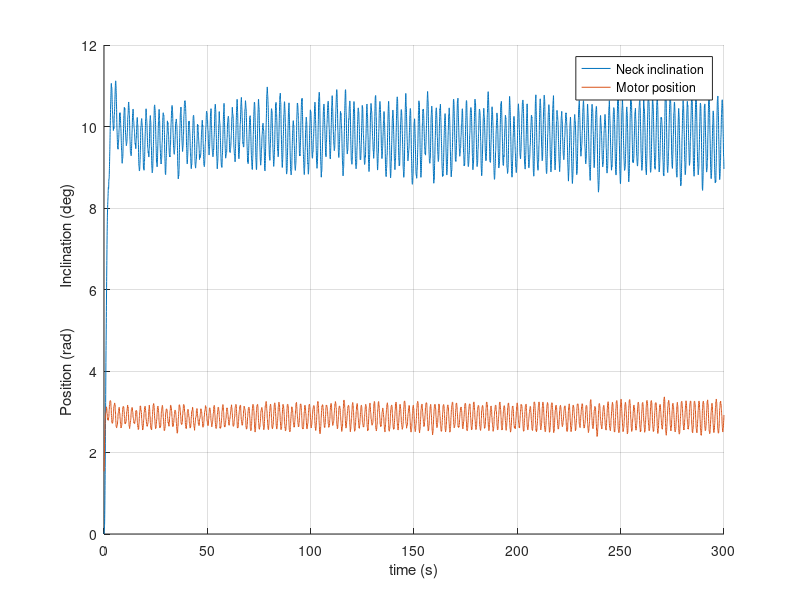
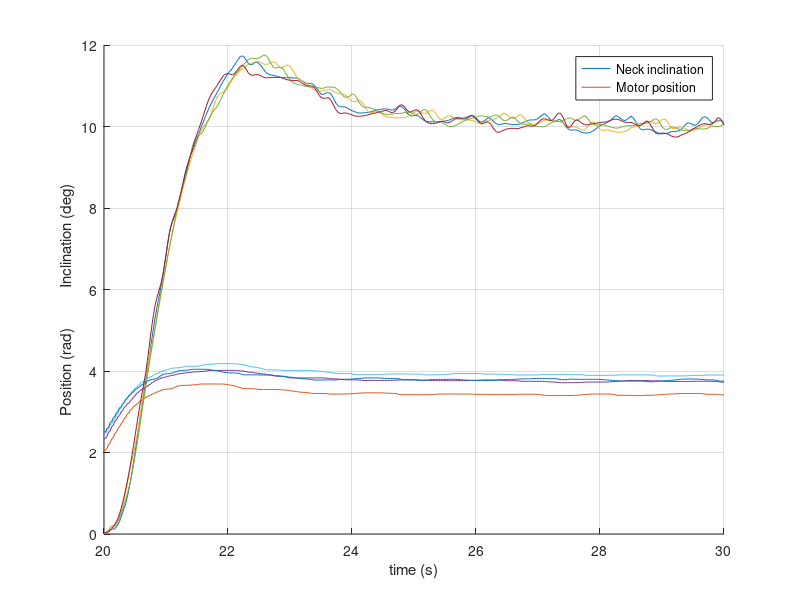

These figures' MATLAB source, in order:
clear;close all;
data=csvread("data/id000response.csv")
t=data(:,1);
incli=data(:,2);
motor=data(:,3);


fig=figure; hold on;grid on;

plot(t,incli);
plot(t,motor);

ylabel(' Position (rad)          Inclination (deg)      ');
xlabel('time (s)');
legend('Neck inclination', 'Motor position','Location','best');
saveas(fig,'fig/avgtimeResponse','epsc');

fig=figure; hold on;grid on;


data=csvread("data/000stepresponse.csv")
t=data(:,1);
incli=data(:,2);
motor=data(:,3);
plot(t,incli);
plot(t,motor);

data=csvread("data/200stepresponse.csv")
t=data(:,1);
incli=data(:,2);
motor=data(:,3);
plot(t,incli);
plot(t,motor);

data=csvread("data/400stepresponse.csv")
t=data(:,1);
incli=data(:,2);
motor=data(:,3);
plot(t,incli);
plot(t,motor);

data=csvread("data/600stepresponse.csv")
t=data(:,1);
incli=data(:,2);
motor=data(:,3);
plot(t,incli);
plot(t,motor);

ylabel(' Position (rad)          Inclination (deg)      ');
xlabel('time (s)');
legend('Neck inclination', 'Motor position','Location','best');
saveas(fig,'fig/avgtimeResponse','epsc');
